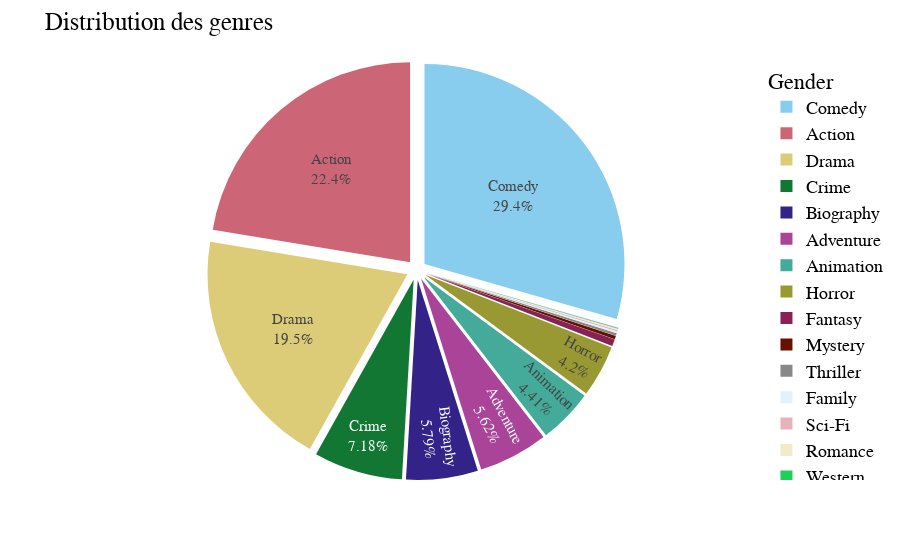

Write notebook code for a chart like this one.
### Code cell
##Afficher la distribution des genres 
##les trois genres de films les plus produits sont comdey , action , drama
import plotly.express as px

fig = px.pie(data_frame = genre_df,
             values = 'Count',
             names = genre_df.index,
             color_discrete_sequence = px.colors.qualitative.Safe)

fig.update_traces(textposition = 'inside',
                  textinfo = 'label+percent',
                  pull = [0.05] * len(genre_df.index.to_list()))

fig.update_layout(title = {'text':'Distribution des genres'},
                  legend_title = 'Gender',
                  uniformtext_minsize=13,
                  uniformtext_mode='hide',
                  font = dict(
                      family = "Courier New, monospace",
                      size = 18,
                      color = 'black'
                  ))


fig.show()

### Figure 1 — Plotly figure (JSON) as saved in the notebook; plotly's stock layout.template omitted (floating-point values rounded to 4 significant figures)
{"data": [{"domain": {"x": [0, 1], "y": [0, 1]}, "hovertemplate": "index=%{label}<br>Count=%{value}<extra></extra>", "labels": ["Drama", "Adventure", "Action", "Comedy", "Horror", "Biography", "Crime", "Fantasy", "Family", "Sci-Fi", "Animation", "Romance", "Music", "Western", "Thriller", "Mystery", "Sport", "Musical"], "legendgroup": "", "name": "", "pull": [0.05, 0.05, 0.05, 0.05, 0.05, 0.05, 0.05, 0.05, 0.05, 0.05, 0.05, 0.05, 0.05, 0.05, 0.05, 0.05, 0.05, 0.05], "showlegend": true, "textinfo": "label+percent", "textposition": "inside", "type": "pie", "values": [1477, 426, 1696, 2230, 318, 439, 544, 43, 10, 9, 334, 8, 1, 3, 16, 20, 1, 1]}], "layout": {"font": {"color": "black", "family": "Courier New, monospace", "size": 18}, "legend": {"title": {"text": "Gender"}, "tracegroupgap": 0}, "margin": {"t": 60}, "piecolorway": ["rgb(136, 204, 238)", "rgb(204, 102, 119)", "rgb(221, 204, 119)", "rgb(17, 119, 51)", "rgb(51, 34, 136)", "rgb(170, 68, 153)", "rgb(68, 170, 153)", "rgb(153, 153, 51)", "rgb(136, 34, 85)", "rgb(102, 17, 0)", "rgb(136, 136, 136)"], "title": {"text": "Distribution des genres"}, "uniformtext": {"minsize": 13, "mode": "hide"}}}
